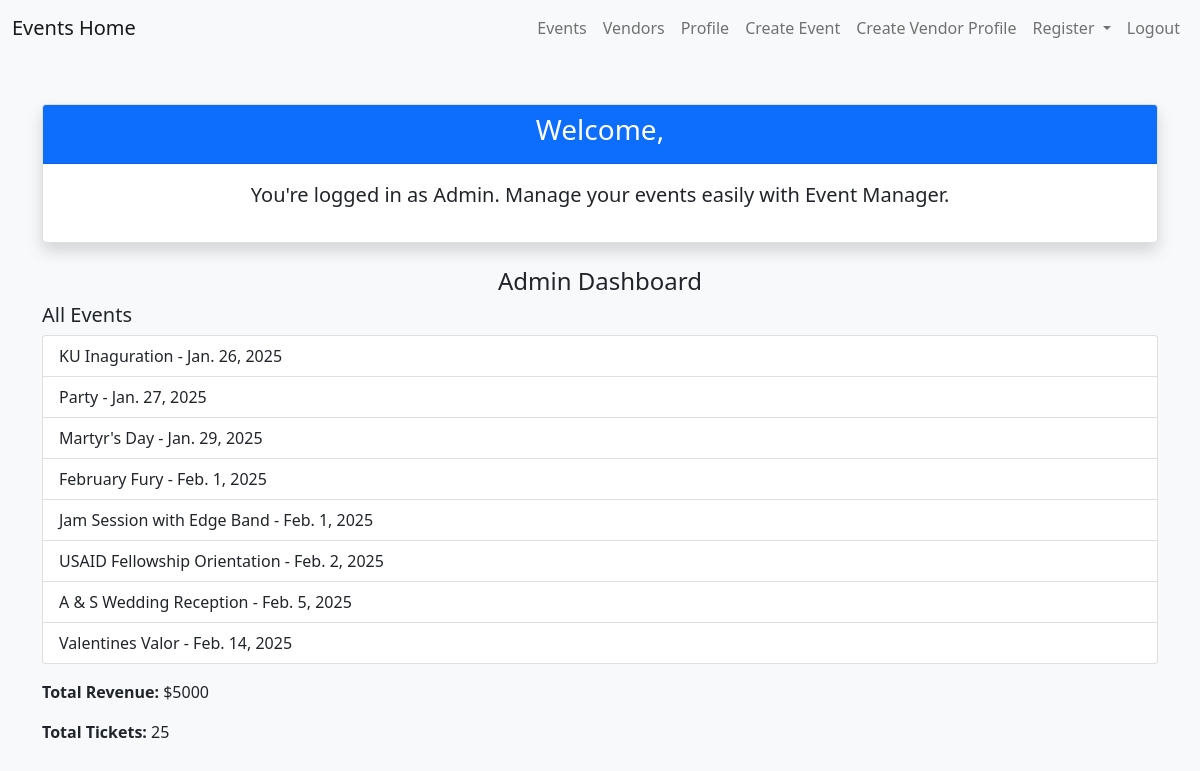
The app's page / (signed in) with its own data.
### base/models.py (models this page shows, shortened)
class Event(models.Model):
    name = models.CharField(max_length=100)
    description = models.TextField()
    date = models.DateField()
    time = models.TimeField()
    location = models.CharField(max_length=100)
    max_attendees = models.IntegerField()
    registrations = models.IntegerField(default=0)
    categories = models.ManyToManyField('EventCategory')
    created_by = models.ForeignKey(User, on_delete=models.SET_NULL, null=True)
    vip_cost = models.IntegerField(default=2000, null=True)
    standard_cost = models.IntegerField(default=500, null=True)

### base/views.py (the view, shortened to what this page needs)
# urls.py: path('', views.analytics_dashboard, name='home'),
def analytics_dashboard(request):
    user = request.user
    context = {'role': 'Guest'}  # Default context for non-authenticated users
    if user.groups.filter(name='Client').exists():
        registered_events = Event.objects.filter(eventregistration__client=user)
        upcoming_events = registered_events.filter(date__gte=timezone.now()).order_by('date')
        context = {
            'role': 'Client',
            'registered_events': registered_events,
            'upcoming_events': upcoming_events,
        }
    elif user.is_staff:
        all_events = Event.objects.all().order_by('date')
        total_revenue = Invoice.objects.aggregate(Sum('total_amount'))['total_amount__sum'] or 0
        total_tickets = Ticket.objects.aggregate(Count('id'))['id__count'] or 0
        context = {
            'role': 'Admin',
            'all_events': all_events,
            'total_revenue': total_revenue,
            'total_tickets': total_tickets,
        }
    return render(request, 'home.html', context)

### base/templatetags/events.py (called while the page is built)
@register.filter(name='is_EventPlanner')
def is_EventPlanner(user):
    return user.groups.filter(name='Event Planner').exists()

@register.filter(name='is_Admin')
def is_Admin(user):
    return user.groups.filter(name='Admin').exists()

@register.filter(name='is_Vendor')
def is_Vendor(user):
    return user.groups.filter(name='Vendor').exists()

@register.filter(name='is_Client')
def is_Client(user):
    return user.groups.filter(name='Client').exists()

### templates/home.html (shortened to what this page needs)
{% load events %}
<!DOCTYPE html>
<html lang="en">
  <head>
    <link
      href="https://cdn.jsdelivr.net/npm/bootstrap@5.0.2/dist/css/bootstrap.min.css"
      rel="stylesheet"
    />
  </head>
  <body class="bg-light">
    {% include 'navbar.html' %}
    <div class="container mt-5">
      <div class="text-center">
        <div class="card shadow">
          <div class="card-header bg-primary text-white">
            <h3>Welcome, {{ user.first_name }}</h3>
          </div>
          <div class="card-body">
            {% if user.is_authenticated %}
            <p class="lead">
              You're logged in as <strong>{{ role }}</strong>.
              {% if user|is_EventPlanner or user|is_Admin %}
              Manage your events easily with Event Manager.
              {% endif %}
            </p>
            {% endif %}
          </div>
        </div>
      </div>
      {% if user|is_Client %}
      <div class="mt-4">
        <h4 class="text-center">Your Dashboard</h4>
        <div class="row">
          <div class="col-md-6">
            <h5>Registered Events</h5>
            <ul class="list-group">
              {% for event in registered_events %}
              <li class="list-group-item">
                {{ event.name }} - {{ event.date }}
              </li>
              {% empty %}
              <li class="list-group-item">No registered events.</li>
              {% endfor %}
            </ul>
          </div>
          <div class="col-md-6">
            <h5>Upcoming Events</h5>
            <ul class="list-group">
              {% for event in upcoming_events %}
              <li class="list-group-item">
                {{ event.name }} - {{ event.date }}
              </li>
              {% empty %}
              <li class="list-group-item">No upcoming events.</li>
              {% endfor %}
            </ul>
          </div>
        </div>
      </div>
      {% elif user|is_Admin%}
      <div class="mt-4">
        <h4 class="text-center">Admin Dashboard</h4>
        <h5>All Events</h5>
        <ul class="list-group">
          {% for event in all_events %}
          <li class="list-group-item">{{ event.name }} - {{ event.date }}</li>
          {% empty %}
          <li class="list-group-item">No events available.</li>
          {% endfor %}
        </ul>
        <div class="mt-3">
          <p><strong>Total Revenue:</strong> ${{ total_revenue }}</p>
          <p><strong>Total Tickets:</strong> {{ total_tickets }}</p>
        </div>
      </div>
      {% endif %}
    </div>
  </body>
</html>

### records on screen
Event: name "KU Inaguration", date "Jan. 26, 2025"
Event: name "Party", date "Jan. 27, 2025"
Event: name "Martyr's Day", date "Jan. 29, 2025"
Event: name "February Fury", date "Feb. 1, 2025"
Event: name "Jam Session with Edge Band", date "Feb. 1, 2025"
Event: name "USAID Fellowship Orientation", date "Feb. 2, 2025"
Event: name "A & S Wedding Reception", date "Feb. 5, 2025"
Event: name "Valentines Valor", date "Feb. 14, 2025"

### other values on screen
{{ role }} "Admin"
{{ total_revenue }} "5000"
{{ total_tickets }} "25"
